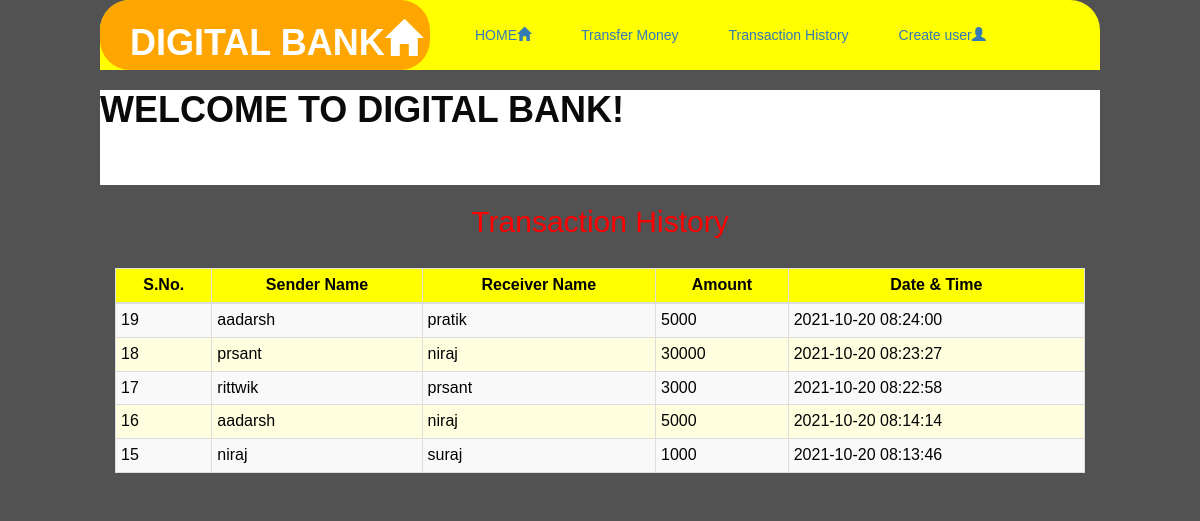
The page /transactionhistory.php on the database its author committed.
### tables this page shows
CREATE TABLE `transaction` (
  `sno` int(11) NOT NULL,
  `sender` varchar(60) NOT NULL,
  `receiver` varchar(50) NOT NULL,
  `balance` varchar(255) NOT NULL,
  `datetime` timestamp NOT NULL DEFAULT CURRENT_TIMESTAMP ON UPDATE CURRENT_TIMESTAMP
);

### transactionhistory.php (the view, shortened to what this page needs)
<html>
<head>
  <link rel="stylesheet" href="https://maxcdn.bootstrapcdn.com/bootstrap/3.4.1/css/bootstrap.min.css">
<link rel="stylesheet" type="text/css" href="style.css"/>
</head>
<body style="background-color : #525252;">
<div id="outer">
<div id="menuparent">
	<div id="iconbar"><h1 style="color:white;padding-left:30px;">DIGITAL BANK<span class="glyphicon glyphicon-home"></h1></div>
	<div id="menubar">
	<ul>
		<li class="menu"><a href="index.php" >HOME<span class="glyphicon glyphicon-home"></span></a></li>
		<li class="menu"><a href="transfermoney.php">Transfer Money</a></li>
		<li class="menu"><a href="transactionhistory.php">Transaction History</a></li>
		<li class="menu"><a href="register.php">Create user<span class="glyphicon glyphicon-user"></span></a></li>
	</ul>
	</div></div>
	<div id="secondhistory">
	<div id="header">
	<marquee scrollamount="15"><h1>WELCOME TO DIGITAL BANK!</h1></marquee>
	</div>
	<div >
	<center style="color:red;"><h2>Transaction History</h2>
	<div class="container">
       <br>
       <div class="table-responsive-sm">
    <table class="table  table-hover table-striped table-condensed table-bordered " style="background-color:lightyellow" >
        <thead style="color : black;">
            <tr>
                <th class="text-center" style="background-color:yellow">S.No.</th>
                <th class="text-center" style="background-color:yellow">Sender Name</th>
                <th class="text-center" style="background-color:yellow">Receiver Name</th>
                <th class="text-center" style="background-color:yellow">Amount</th>
                <th class="text-center" style="background-color:yellow">Date & Time</th>
            </tr>
        </thead>
        <tbody>
        <?php
            include 'config.php';
            $sql ="select * from transaction";
            $query =mysqli_query($conn, $sql);
            while($rows = mysqli_fetch_assoc($query))
            {
        ?>
            <tr style="color : black;">
            <td class="py-2"><?php echo $rows['sno']; ?></td>
            <td class="py-2"><?php echo $rows['sender']; ?></td>
            <td class="py-2"><?php echo $rows['receiver']; ?></td>
            <td class="py-2"><?php echo $rows['balance']; ?> </td>
            <td class="py-2"><?php echo $rows['datetime']; ?> </td>
        <?php
            }
        ?>
        </tbody>
    </table>
    </div>
</div>
	</center>
	</div>
	</div>
</div>
</body>
</html>

### style.css (style rules this page uses)
#outer { height:1000px; width:1000px; margin: 0px auto; }
#menuparent { width:1000px; height:70px; background-color:yellow; border-radius:30px 30px 0px 0px; }
#iconbar { width:330px; height:70px; float:left; border-radius:30px; background-color:orange; }
#menubar { width:650px; height:70px; float:right; }
#outer ul { list-style-type:none; }
#outer ul li { padding:25px; float:left; }
#outer ul li a { text-decoration:none; }
#header { height:95px; width:1000px; background-color:white; color:black; margin-top:5px; }
.container { width:100%; }
* { padding: 0; margin: 0; box-sizing: border-box; font-family: sans-serif; }
h1 { color: #0a0a0a; font-weight: bold; transition: 0.5s; }

### rows shown on the page
transaction: sno "19", sender "aadarsh", receiver "pratik", balance "5000", datetime "2021-10-20 08:24:00"
transaction: sno "18", sender "prsant", receiver "niraj", balance "30000", datetime "2021-10-20 08:23:27"
transaction: sno "17", sender "rittwik", receiver "prsant", balance "3000", datetime "2021-10-20 08:22:58"
transaction: sno "16", sender "aadarsh", receiver "niraj", balance "5000", datetime "2021-10-20 08:14:14"
transaction: sno "15", sender "niraj", receiver "suraj", balance "1000", datetime "2021-10-20 08:13:46"
